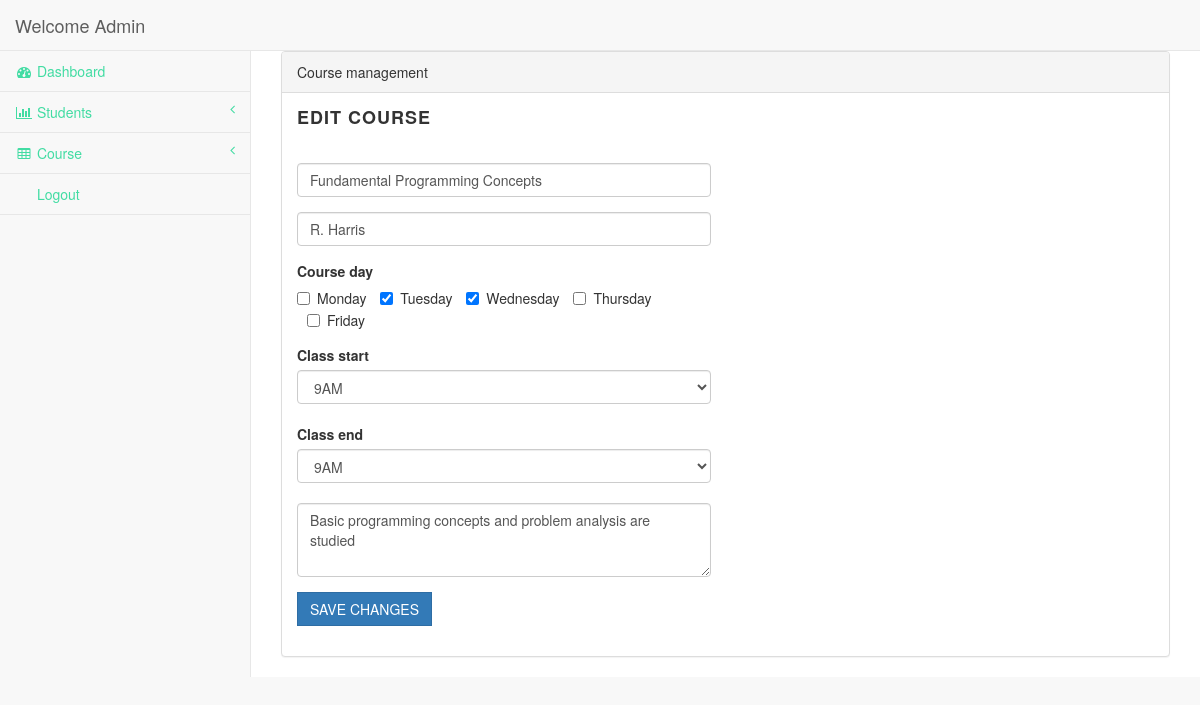
The page /edit_course.php?id=10 (signed in) on the database its author committed.
### tables this page shows
CREATE TABLE `courses` (
  `id` int(11) NOT NULL AUTO_INCREMENT,
  `name` text NOT NULL,
  `professor` text NOT NULL,
  `days` text NOT NULL,
  `start_time` text NOT NULL,
  `end_time` text NOT NULL,
  `description` text NOT NULL,
  PRIMARY KEY (`id`)
);

### common-functions.php (called while the page is built, shortened)
<?php
function get_course($id){
	global $con;
	$sql = "select * from courses where id=".$id;
	$result = $con->query($sql);
	if ($result->num_rows > 0) {
	    while($row = $result->fetch_assoc()) {
			$course['id'] = $row["id"];
			$course['name'] = $row["name"];
			$course['professor'] = $row["professor"];
			$course['days'] = $row["days"];
			$course['start_time'] = $row["start_time"];
			$course['end_time'] = $row["end_time"];
			$course['description'] = $row["description"];
	    }
	} else {
	    return 'No students found';
	}
	return $course;
}

### edit_course.php (the view, shortened to what this page needs)
<?php
include_once 'header.php';
include_once 'admin_menu.php';
if ($_GET['id']) {
    $result = get_course($_GET['id']);
} else {
    die();
}
include_once 'footer.php';
?>
   <div id="page-wrapper">
            <div class="row">
                <div class="col-lg-12">
                    <div class="panel panel-default">
                        <div class="panel-heading">
                            Course management
                        </div>
                        <div class="panel-body">
                            <div class="row">
                                <div class="col-lg-6">
                                    <h4>Edit Course</h4>
                                    <form role="form" method="post" action="#">
                                        <div class="form-group ">
                                            <input type="text" class="form-control" value="<?php echo isset($_POST['course_name']) ? $_POST['course_name'] : $result['name'];?>" required="required" name="course_name" placeholder="Course Name">
                                        </div>
                                         <div class="form-group ">
                                            <input type="text" class="form-control" value="<?php echo isset($_POST['course_prof']) ? $_POST['course_prof'] : $result['professor'];?>" required="required" name="course_prof" placeholder="course_prof">
                                        </div>
                                          <div class="form-group">
                                            <label>Course day</label><br>
                                            <?php $course_days = unserialize($result['days']); ?>
                                            <label class="checkbox-inline">
                                                <input name="course_days[]"  value="Monday" <?php if(isset($_POST['course_days'])){if(array_search('Monday', $_POST['course_days']) !== false) echo "checked"; }  else{if(array_search('Monday', $course_days) !== false) echo "checked";} ?>   type="checkbox">Monday
                                            </label>
                                            <label class="checkbox-inline">
                                                <input name="course_days[]"  type="checkbox" <?php if(isset($_POST['course_days'])){if(array_search('Tuesday', $_POST['course_days']) !== false) echo "checked"; }  else{if(array_search('Tuesday', $course_days) !== false) echo "checked";} ?> value="Tuesday">Tuesday
                                            </label>
                                            <label class="checkbox-inline">
                                                <input name="course_days[]"  type="checkbox" <?php if(isset($_POST['course_days'])){if(array_search('Wednesday', $_POST['course_days']) !== false) echo "checked"; }  else{if(array_search('Wednesday', $course_days) !== false) echo "checked";} ?> value="Wednesday">Wednesday
                                            </label>
                                            <label class="checkbox-inline">
                                                <input name="course_days[]"  type="checkbox" <?php if(isset($_POST['course_days'])){if(array_search('Thursday', $_POST['course_days']) !== false) echo "checked"; }  else{if(array_search('Thursday', $course_days) !== false) echo "checked";} ?> value="Thursday">Thursday
                                            </label>
                                            <label class="checkbox-inline">
                                                <input name="course_days[]"  type="checkbox" <?php if(isset($_POST['course_days'])){if(array_search('Friday', $_POST['course_days']) !== false) echo "checked"; }  else{if(array_search('Friday', $course_days) !== false) echo "checked";} ?> value="Friday">Friday
                                            </label>
                                        </div>
                                        <label>Class start</label>
                                        <select name="course_start_time" class="form-control">
                                        <?php $time = array('9AM', '10AM', '11AM', '12PM', '1PM', '2PM' , '3PM', '4PM', '5PM');
                                            foreach ($time as $key) {
                                                if (isset($_POST['course_start_time'])){
                                                    if($key == $_POST['course_start_time']){
                                                        echo "<option value='$key' selected>$key</option> ";
                                                    } else {
                                                        echo "<option value='$key'>$key</option> ";
                                                    }
                                                } else if($key == $result['start_time']) {
                                                        echo "<option value='$key' selected>$key</option> ";
                                                } else {
                                                    echo "<option value='$key'>$key</option> ";
                                                }
                                            }
                                        ?>
                                        </select>
                                        <br>
                                         <label>Class end</label>
                                        <select name="course_end_time" class="form-control">
                                        <?php $time = array('9AM', '10AM', '11AM', '12PM', '1PM', '2PM' , '3PM', '4PM', '5PM');
                                            foreach ($time as $key) {
                                                if (isset($_POST['course_end_time'])){
                                                    if($key == $_POST['course_end_time']){
                                                        echo "<option value='$key' selected>$key</option> ";
                                                    } else {
                                                        echo "<option value='$key'>$key</option> ";
                                                    }
                                                } else if($key == $result['end_time']) {
                                                        echo "<option value='$key' selected>$key</option> ";
                                                } else {
                                                    echo "<option value='$key'>$key</option> ";
                                                }
                                            }
                                        ?>
                                        </select>
                                        <br>
                                         <div class="form-group">
                                                    <textarea class="form-control" name="description" rows="3" placeholder="Description"><?php if(isset($_POST['description'])) echo $_POST['description']; else  echo $result['description'];?></textarea>
                                        </div>
                                        <div class="form-group input-group">
                                        <input class="btn  btn-primary btn-block" type="submit" name="edit_course" value="Save Changes">
                                        </div>
                                    </form>
                                </div>
                            </div>
                        </div>
                    </div>
                </div>
            </div>
        </div>
<?php
include_once 'footer.php';
?>

### rows shown on the page
courses: course_name "Fundamental Programming Concepts", course_prof "R. Harris", days "☑", course_start_time "9AM", course_end_time "9AM", description "Basic programming concepts and problem analysis are studied"
